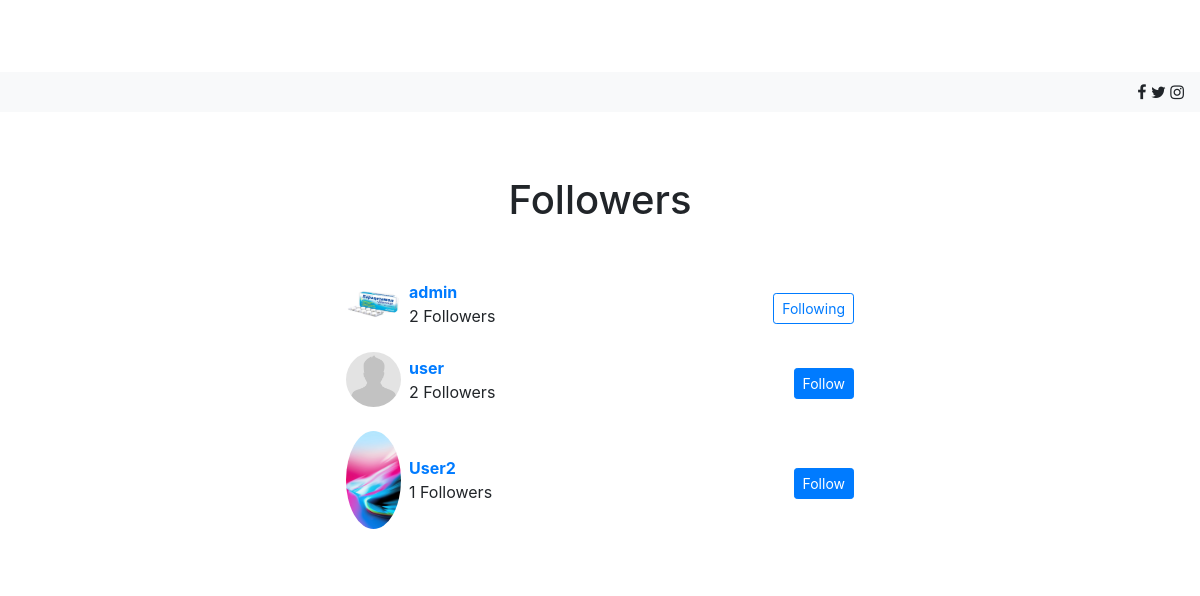
The app's page /follow/ulugbek/followers/ (signed in) with its own data.
### follow/models.py (models this page shows, shortened)
class Follower(models.Model):
    user = models.OneToOneField(Profile, on_delete=models.CASCADE, unique=True)
    followers = models.ManyToManyField(Profile, related_name='followers')
    accepted = models.BooleanField(default = False)
    created_date = models.DateTimeField(auto_now_add=True, blank=True, null=True)
    updated_date = models.DateTimeField(auto_now=True, blank=True, null=True)
    def __str__(self):
        return self.user.user.username

### profiles/models.py (models this page shows)
class Profile(models.Model):
    user = models.OneToOneField(User, on_delete=models.CASCADE, related_name='profile')
    first_name = models.CharField(max_length=256)
    last_name = models.CharField(max_length=256)
    bio = models.CharField(max_length=128, blank=True, null=True)
    profile_pic = models.ImageField(upload_to= upload_directory_path, blank=True,null=True)
    created_date = models.DateTimeField(auto_now_add=True,blank=True,null=True)
    updated_date = models.DateTimeField(auto_now=True,blank=True,null=True)
    def __str__(self):
        return self.user.username
    def get_absolute_url(self):
        return reverse("profile:profile", kwargs={
            'username' : self.user.username
        })

### follow/views.py (the view)
# urls.py: path('<username>/followers/', FollowersViews.as_view(), name='followers'),
class FollowersViews(LoginRequiredMixin, View):
    def get_queryset(self, *args, **kwargs):
        username = self.kwargs.get('username')
        profile = get_object_by_username(Profile, username)
        return profile
    def get(self, request, *args, **kwargs):
        context = {}
        username = self.kwargs.get('username')
        profile = self.get_queryset()
        follower = profile.followers.all()
        following = get_object_by_user(Following, profile)
        print('follower',follower)
        print('following', following)
        if follower:
            context['profile'] = profile
            context['following'] = following
            return render(request, 'blog/followers.html', context)
        return HttpResponse('You dont have followers')

### follow/models.py (called while the page is built)
    def __str__(self):
        return self.user.user.username

### project/utils/core.py (called while the page is built)
def get_object_by_user(instance, user):
    try:
        obj = instance.objects.get(user = user)
    except ObjectDoesNotExist:
        obj = None
    return obj

def get_object_by_username(instance, username):
    try:
        obj = instance.objects.get(user__username = username)
    except ObjectDoesNotExist:
        obj = None
    return obj

### profiles/templates/blog/followers.html
{% extends 'base.html' %}
{% load template_tags %}
{% load static %}
{% block content %}
<div class="container mt-5">
    <div class="d-flex justify-content-center row">
        <div class="col-md-6">
            <div class="p-3 bg-white text-center">
                <div>
                    <h1>Followers</h1>
                </div>
                <br />
                <br />
                {% for user in profile.followers.all %}
                <div class="d-flex flex-row justify-content-between align-items-center">
                    <div class="d-flex flex-row align-items-center">
                        {% if user.user.profile_pic %}
                        <img class="rounded-circle" src="{{ user.user.profile_pic.url }}" width="55">
                        {% else %}
                        <img class="rounded-circle" src="{% static 'images/user.jpg' %}" width="55">
                        {% endif %}
                        <div class="d-flex flex-column align-items-start ml-2"><span class="font-weight-bold"><a href="{{ user.user.get_absolute_url }}">{{ user }}</a></span><span class="followers">{{user.followers.count}} Followers</span></div>
                    </div>
                        <div class="d-flex flex-row align-items-center mt-2">
                            {% if user.user in following.following.all %}
                            <a href="{% url 'follow:follower_to' username=profile.user.username follow=user.user %}">
                            <button class="btn btn-outline-primary btn-sm" type="button">
                                Following
                            </button>
                            </a>
                            {% else %}
                            <a href="{% url 'follow:follower_to' username=profile.user.username follow=user.user %}">
                                <button class="btn btn-primary btn-sm" type="button">
                                    Follow
                                </button>
                                </a>
                            {% endif %}
                        </div>
                </div>
                <br />
                {% endfor %}
            </div>
        </div>
    </div>
</div>
{% endblock %}

### records on screen
Follower: user.profile_pic (picture), user.username "admin", followers.count "2", shows "Following"
Follower: user.username "user", followers.count "2", shows "Follow"
Follower: user.profile_pic (picture), user.username "User2", followers.count "1", shows "Follow"
